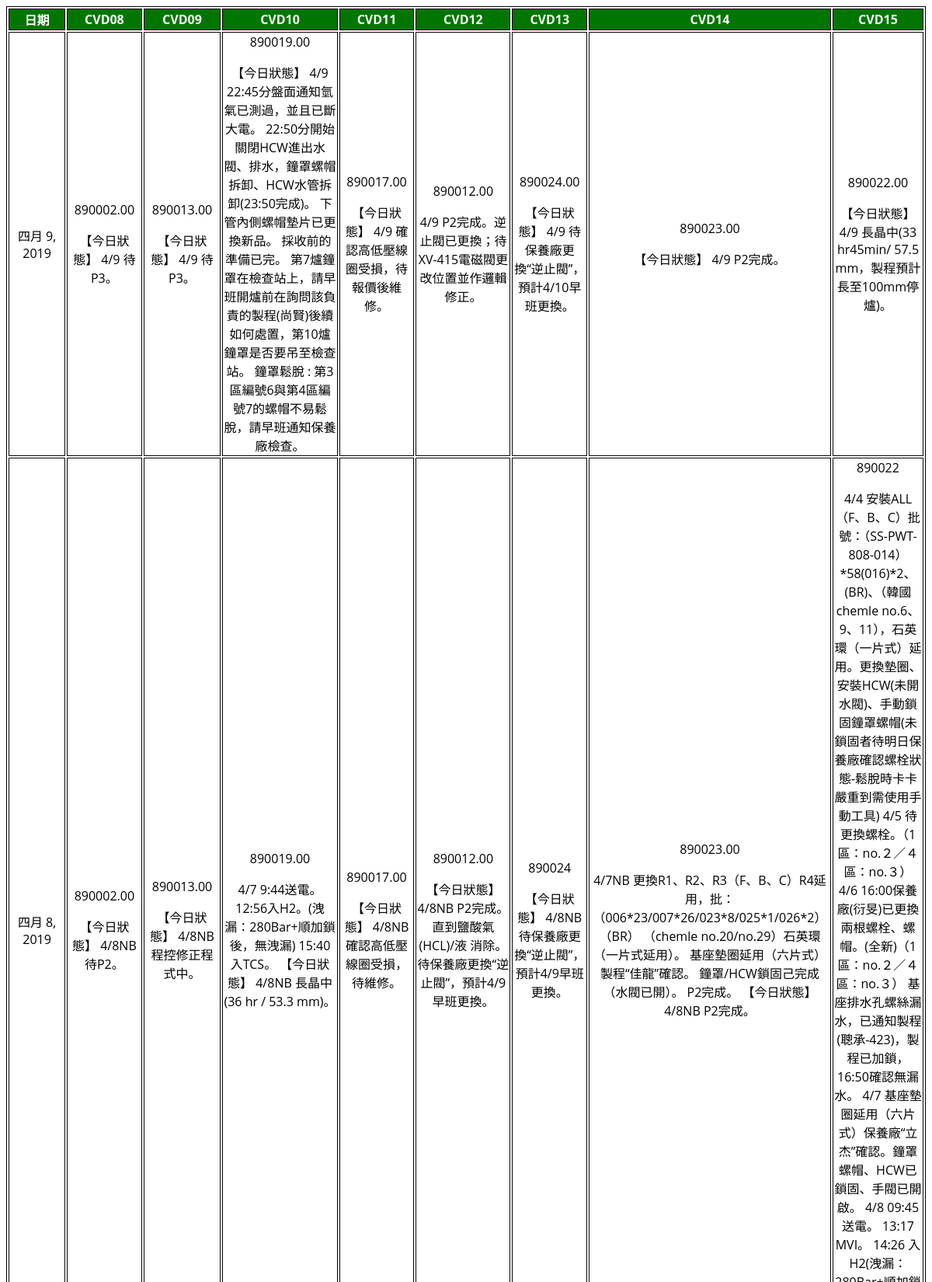
/ent_list (upper part), run on the app's committed database.
### Entity/models.py (models this page shows, shortened)
class Entity(models.Model):
	id =  models.AutoField(primary_key=True)
	date1 = models.DateField(default= timezone.now,verbose_name ='日期')
	entity = models.CharField(max_length=200,verbose_name ='機台')
	lot_no = models.CharField(max_length=20,verbose_name='批號',blank = True,null = True)
	current_status = models.TextField(blank = True,null = True,verbose_name='機況' )
	status_history = models.TextField(blank = True,null = True,verbose_name='歷史機況' )
	obj = EntityManager()
	class Meta:
		ordering = ('-date1',)

### Entity/views.py (the view)
# urls.py: path('ent_list',ent_list),
def ent_list(request):
	ent_list = Entity.obj.all()
	current_time = datetime.now
	context = {"ent_list":ent_list}
	return render(request,'entlist.html',context)

### templates/entlist.html
 {% load static %}
 <link rel="stylesheet" href= "{%static 'css/index.css' %}">
	<table class="table table-hover table-striped table-bordered table-rwd">
		<thead class="thead-dark">
			<tr class="tr-only-hide">
			<th>日期</th>
			<th>CVD08</th>
			<th>CVD09</th>
			<th>CVD10</th>
			<th>CVD11</th>
			<th>CVD12</th>
			<th>CVD13</th>
			<th>CVD14</th>
			<th>CVD15</th>
		</tr>
		</thead>
	{%for row in ent_list%}
			{% if row.entity in "CVD08"%}
			<tr>
			<td data-title="日期"  >{{row.date1}}</td>
			<td data-title="CVD08"  >{{row.lot_no}}<p>{{row.current_status}}</td>
			{%elif row.entity in "CVD09"%}
			<td data-title="CVD09"  >{{row.lot_no}}<p>{{row.current_status}}</td>
			{%elif row.entity in "CVD10"%}
			<td data-title="CVD10"  >{{row.lot_no}}<p>{{row.current_status}}</td>
			{%elif row.entity in "CVD11"%}
			<td data-title="CVD11" >{{row.lot_no}}<p>{{row.current_status}}</td>
			{%elif row.entity in "CVD12"%}
			<td data-title="CVD12"  >{{row.lot_no}}<p>{{row.current_status}}</td>
			{%elif row.entity in "CVD13"%}
			<td data-title="CVD13" >{{row.lot_no}}<p>{{row.current_status}}</td>
			{%elif row.entity in "CVD14"%}
			<td data-title="CVD14"  >{{row.lot_no}}<p>{{row.current_status}}</td>
			{%elif row.entity in "CVD15"%}
			<td data-title="CVD15" >{{row.lot_no}}<p>{{row.current_status}}</td>
			</tr>
			{%endif%}
	{%endfor%}
	</table>

### static/css/index.css (style rules this page uses)
table, th, td { border: 1px solid black; }
th { border: 1; background-color:#007500; font-family: "Open Sans", Arial, sans-serif; width:5%; font-size: 16px; color: #fcfcfc; text-align : center; }
td { backgroud-color:#375687; font-family: "Open Sans", Arial, sans-serif; font-size: 16px; color: black; text-align : center; }
tr.tr-only-hide { color: #D20B2A; }

### data on the page
Entity: date1 "四月 9, 2019", lot_no "890002.00", current_status "【今日狀態】 4/9 待P3。"
Entity: lot_no "890013.00", current_status "【今日狀態】 4/9 待P3。"
Entity: lot_no "890019.00", current_status "【今日狀態】 4/9 22:45分盤面通知氫氣已測過，並且已斷大電。 22:50分開始關閉HCW進出水閥、排水，鐘罩螺帽拆卸、HCW水管拆卸(23:50完成)。 下管內側螺帽墊片已更換新品。 採收前的準備已完。 第7爐鐘罩在檢查站上，請早班開爐前在詢問該負責的製程(尚賢)後續如何處置，第10爐鐘罩是否要吊至檢查站。 鐘罩鬆脫 : 第3區編號6與第4區編號7的螺帽不易鬆脫，請早班通知保養廠檢查。"
Entity: lot_no "890017.00", current_status "【今日狀態】 4/9 確認高低壓線圈受損，待報價後維修。"
Entity: lot_no "890012.00", current_status "4/9 P2完成。逆止閥已更換；待XV-415電磁閥更改位置並作邏輯修正。"
Entity: lot_no "890024.00", current_status "【今日狀態】 4/9 待保養廠更換“逆止閥”，預計4/10早班更換。"
Entity: lot_no "890023.00", current_status "【今日狀態】 4/9 P2完成。"
Entity: lot_no "890022.00", current_status "【今日狀態】 4/9 長晶中(33 hr45min/ 57.5 mm，製程預計長至100mm停爐)。"
Entity: date1 "四月 8, 2019", lot_no "890002.00", current_status "【今日狀態】 4/8NB 待P2。"
Entity: lot_no "890013.00", current_status "【今日狀態】 4/8NB 程控修正程式中。"
Entity: lot_no "890019.00", current_status "4/7 9:44送電。 12:56入H2。(洩漏：280Bar+順加鎖後，無洩漏) 15:40入TCS。 【今日狀態】 4/8NB 長晶中(36 hr / 53.3 mm)。"
Entity: lot_no "890017.00", current_status "【今日狀態】 4/8NB 確認高低壓線圈受損，待維修。"
Entity: lot_no "890012.00", current_status "【今日狀態】 4/8NB P2完成。直到鹽酸氣(HCL)/液 消除。待保養廠更換“逆止閥”，預計4/9早班更換。"
Entity: lot_no "890024", current_status "【今日狀態】 4/8NB 待保養廠更換“逆止閥”，預計4/9早班更換。"
Entity: lot_no "890023.00", current_status "4/7NB 更換R1、R2、R3（F、B、C）R4延用，批：（006*23/007*26/023*8/025*1/026*2）（BR） （chemle no.20/no.29）石英環（一片式延用）。 基座墊圈延用（六片式）製程“佳龍”確認。 鐘罩/HCW鎖固己完成（水閥已開）。 P2完成。 【今日狀態】 4/8NB P2完成。"
Entity: lot_no "890022"
